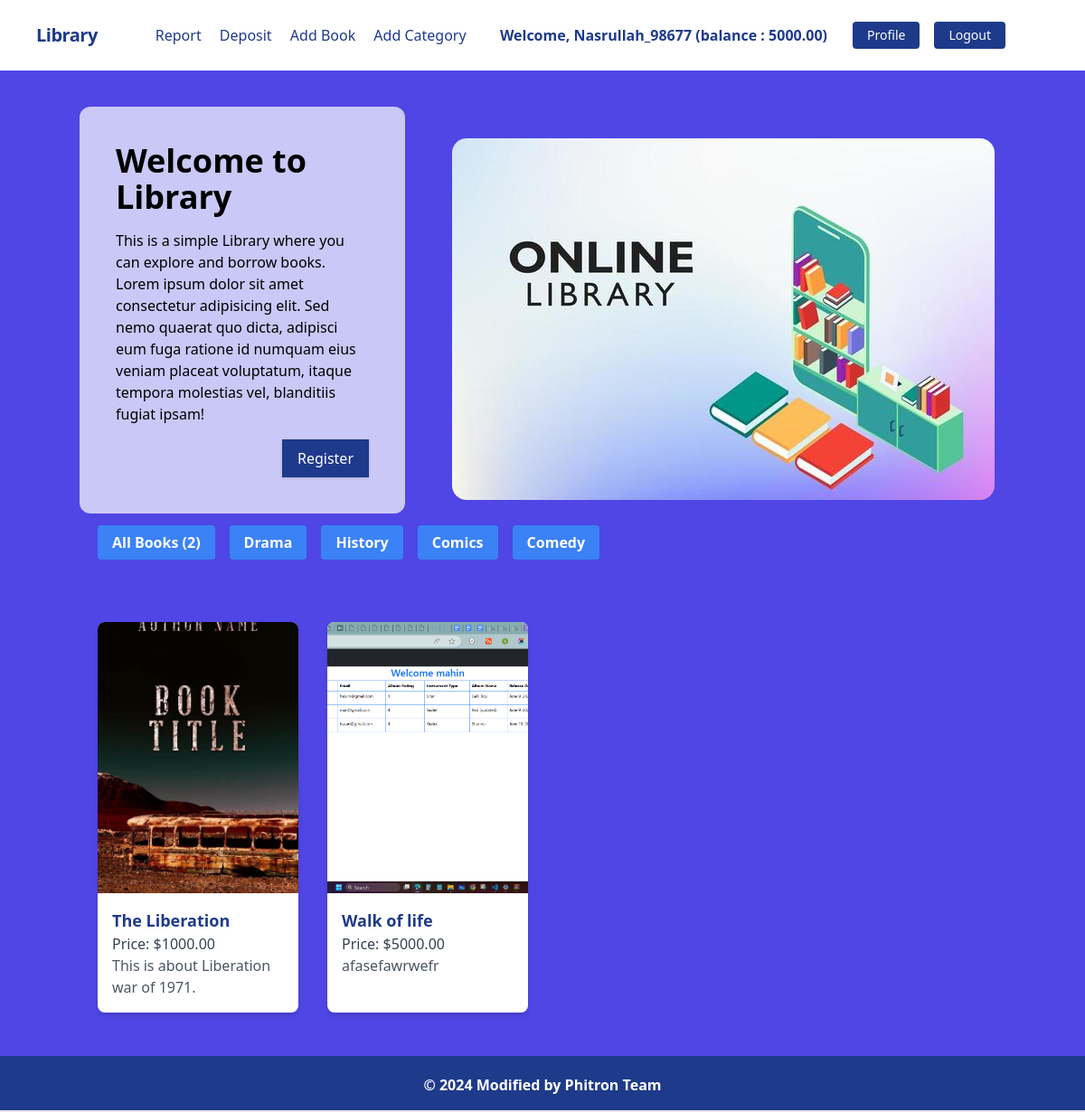
Screenshot of / (signed in) with the database file from the repository.
### library/models.py (models this page shows, shortened)
class UserAccount(models.Model):
    user = models.OneToOneField(User, on_delete=models.CASCADE)
    balance = models.DecimalField(max_digits=10, decimal_places=2, default=0.00)

class Category(models.Model):
    name = models.CharField(max_length=50)

class Book(models.Model):
    title = models.CharField(max_length=100)
    author = models.CharField(max_length=50)
    publication_date = models.DateField(default=timezone.now)
    description = models.TextField()
    image = models.ImageField(upload_to='book_images/')
    borrowing_price = models.DecimalField(max_digits=10, decimal_places=2)
    category = models.ManyToManyField(Category)

### core/views.py (the view)
# urls.py: path('', HomeView.as_view(), name='home'),
class HomeView(ListView):
    model = Book
    template_name = 'index.html'
    context_object_name = 'books'
    paginate_by = 10
    def get_queryset(self):
        queryset = super().get_queryset()
        category_name = self.request.GET.get('category')
        if category_name:
            queryset = queryset.filter(category__name=category_name)
        return queryset
    def get_context_data(self, **kwargs):
        context = super().get_context_data(**kwargs)
        context['categories'] = Category.objects.all()
        return context

### core/templates/index.html (shortened to what this page needs)
{% extends 'base.html' %}
{% load static %}
{% block body %}
<div>
    <div class="container mx-auto flex flex-wrap items-center gap-10 mt-10">
        <div class="flex-1 bg-white bg-opacity-70 p-10 rounded-xl">
            <h1 class="font-bold text-4xl mb-4">Welcome to Library</h1>
            <p class="leading-normal mb-4">
                This is a simple Library where you can explore and borrow books. Lorem ipsum dolor sit amet consectetur adipisicing elit. Sed nemo quaerat quo dicta, adipisci eum fuga ratione id numquam eius veniam placeat voluptatum, itaque tempora molestias vel, blanditiis fugiat ipsam!
            </p>
            <div class="flex justify-end">
                <a href="{% url 'register' %}" class="bg-blue-900 text-white hover:bg-white hover:text-blue-900 hover:border-blue-900 shadow hover:shadow-lg py-2 px-4 border border-transparent rounded-none">Register</a>
            </div>
        </div>
        <div class="flex flex-wrap justify-center px-3 pt-5">
            <img class="rounded-2xl" src="{% static 'img/library.jpg' %}" alt="Library">
        </div>
    </div>
    <div class="flex flex-wrap m-3">
        <div class="m-2">
            <a href="{% url 'home' %}" class="bg-blue-500 hover:bg-blue-700 text-white font-bold py-2 px-4 rounded">All Books ({{ books.count }})</a>
        </div>
        {% for category in categories %}
        <div class="m-2">
            <a href="?category={{ category.name }}" class="bg-blue-500 hover:bg-blue-700 text-white font-bold py-2 px-4 rounded">{{ category.name }}</a>
        </div>
        {% endfor %}
    </div>
    <div class="container mt-10">
        <div class="grid grid-cols-1 sm:grid-cols-2 md:grid-cols-3 lg:grid-cols-4 gap-4 px-3 pt-5">
            {% for book in books %}
            <div class="bg-white shadow-md rounded-lg overflow-hidden m-2">
                <div class="bg-cover" style="height: 300px; background-size: cover; background-position: center; background-repeat: no-repeat;
                    {% if book.image %}
                        background-image: url('{{ book.image.url }}');
                    {% else %}
                        background-image: url('{% static 'img/default-book.jpg' %}');
                    {% endif %}">
                </div>
                <div class="p-4">
                    <h5 class="font-bold text-lg">
                        <a href="{% url 'home' %}" class="text-blue-900 hover:text-red-700">{{ book.title }}</a>
                    </h5>
                    <h3 class="text-gray-700">Price: ${{ book.borrowing_price }}</h3>
                    <p class="text-gray-600">{{ book.description|truncatechars:100 }}</p>
                </div>
            </div>
            {% endfor %}
        </div>
    </div>
</div>
{% endblock %}

### core/templates/navbar.html (shortened to what this page needs)
<nav class="flex items-center justify-between flex-wrap bg-white p-6 px-10">
    <div class="flex items-center flex-shrink-0 text-white mr-6">
        <span class="font-semibold text-xl tracking-tight text-blue-900"><a href="{% url 'home' %}">Library</a></span>
    </div>
    <div class="w-full block flex-grow lg:flex lg:items-center lg:w-auto px-10">
        {% if request.user.is_authenticated %}
            <div class="text-md lg:flex-grow">
                <a href="{% url 'home' %}" class="block mt-4 lg:inline-block lg:mt-0 text-blue-900 hover:text-red-900 hover:font-black mr-4">
                    Report
                </a>
                <a href="{% url 'deposit' %}" class="block mt-4 lg:inline-block lg:mt-0 text-blue-900 hover:text-red-900 hover:font-black mr-4">
                    Deposit
                </a>
                <a href="{% url 'add_book' %}" class="block mt-4 lg:inline-block lg:mt-0 text-blue-900 hover:text-red-900 hover:font-black mr-4">
                    Add Book
                </a>
                <a href="{% url 'add_category' %}" class="block mt-4 lg:inline-block lg:mt-0 text-blue-900 hover:text-red-900 hover:font-black mr-4">
                    Add Category
                </a>
            </div>
            <div class="flex w-auto">
                <div class="text-blue-900 my-auto font-black px-5">Welcome, {{ request.user.username }} (balance : {{request.user.useraccount.balance}}) </div>
                <a href="{% url 'profile' %}" class="mx-2 inline-block font-medium text-sm px-4 py-2 leading-none bg-blue-900 rounded text-white border-white hover:border-transparent hover:text-dark hover:bg-red-700 mt-4 lg:mt-0">Profile</a>
                <form action="{% url 'logout' %}" method="post">
                    <button type="submit" class="mx-2 inline-block font-medium text-sm px-4 py-2 leading-none bg-blue-900 rounded text-white border-white hover:border-transparent hover:text-dark hover:bg-red-700 mt-4 lg:mt-0">Logout</button>
                </form>
            </div>
        {% endif %}
    </div>
</nav>

### core/templates/base.html (style rules this page uses)
html, body { height: 100%; margin: 0; }
body { display: flex; flex-direction: column; }

### rows the page displays
Category: name "Drama"
Category: name "History"
Category: name "Comics"
Category: name "Comedy"
Book: image (picture), title "The Liberation", borrowing_price "1000.00", description "This is about Liberation war of 1971."
Book: image (picture), title "Walk of life", borrowing_price "5000.00", description "afasefawrwefr"

### other values shown
{{ request.user.username }} "Nasrullah_98677"
{{ request.user.useraccount.balance }} "5000.00"
{{ books.count }} "2"
